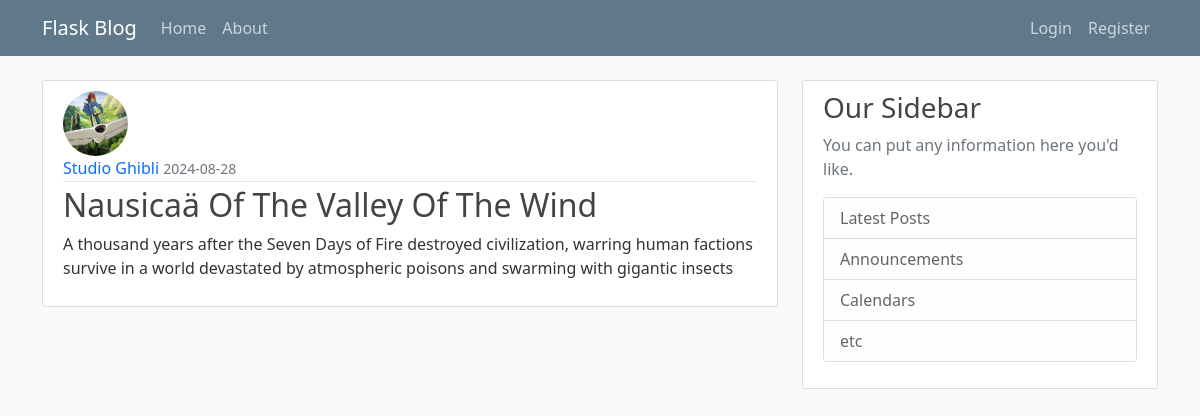
/post/6, run on the app's committed database.
### flaskBlog/models.py (models this page shows, shortened)
class Post(db.Model):
    id = db.Column(db.Integer, primary_key=True)
    title = db.Column(db.String(100), nullable=False)
    date_posted = db.Column(db.DateTime, nullable=False, default=datetime.utcnow)
    content = db.Column(db.Text, nullable=False)
    image_file = db.Column(db.String(20), nullable=False, default='default.jpg')
    user_id = db.Column(db.Integer, db.ForeignKey('user.id'), nullable=False)

class User(db.Model, UserMixin):
    id = db.Column(db.Integer, primary_key=True)
    username = db.Column(db.String(20), unique=True, nullable=False)
    email = db.Column(db.String(120), unique=True, nullable=False)
    image_file = db.Column(db.String(20), nullable=False, default='default.jpg')
    password = db.Column(db.String(60), nullable=False)
    posts = db.relationship('Post', backref='author', lazy=True)

### flaskBlog/posts/routes.py (the view)
@posts.route("/post/<int:post_id>")
def post(post_id):
    post = Post.query.get_or_404(post_id)
    return render_template('post.html', title=post.title, post=post)

### flaskBlog/templates/post.html (shortened to what this page needs)
{% extends "layout.html" %}
{% block content %}
    <article class="media content-section">
        <img class="rounded-circle article-img"
             src="{{ url_for('static', filename='post_profile_pics/' + post.image_file) }}">
        <div class="media-body">
            <div class="article-metadata">
                <a class="mr-2" href="{{ url_for('users.user_posts', username=post.author.username) }}"
                   style="text-decoration: none;">{{ post.author.username }}</a>
                <small class="text-muted">{{ post.date_posted.strftime('%Y-%m-%d') }}</small>
            </div>
            <h2 class="article-title">{{ post.title }}</h2>
            <p class="article-content">{{ post.content }}</p>
        </div>
    </article>
{% endblock content %}

### flaskBlog/static/main.css (style rules this page uses)
body { background: #fafafa; color: #333333; margin-top: 5rem; }
h1, h2, h3, h4, h5, h6 { color: #444444; }
.content-section { background: #ffffff; padding: 10px 20px; border: 1px solid #dddddd; border-radius: 3px; margin-bottom: 20px; }
.article-title { color: #444444; }
.article-content { white-space: pre-line; }
.article-img { height: 65px; width: 65px; margin-right: 16px; }
.article-metadata { padding-bottom: 1px; margin-bottom: 4px; border-bottom: 1px solid #e3e3e3; }

### data on the page
Post: image_file (picture), date_posted "2024-08-28", title "Nausicaä Of The Valley Of The Wind", content "A thousand years after the Seven Days of Fire destroyed civilization, warring human factions survive in a world devastated by atmospheric poisons and swarming with gigantic insects"
User: author.username "Studio Ghibli"
